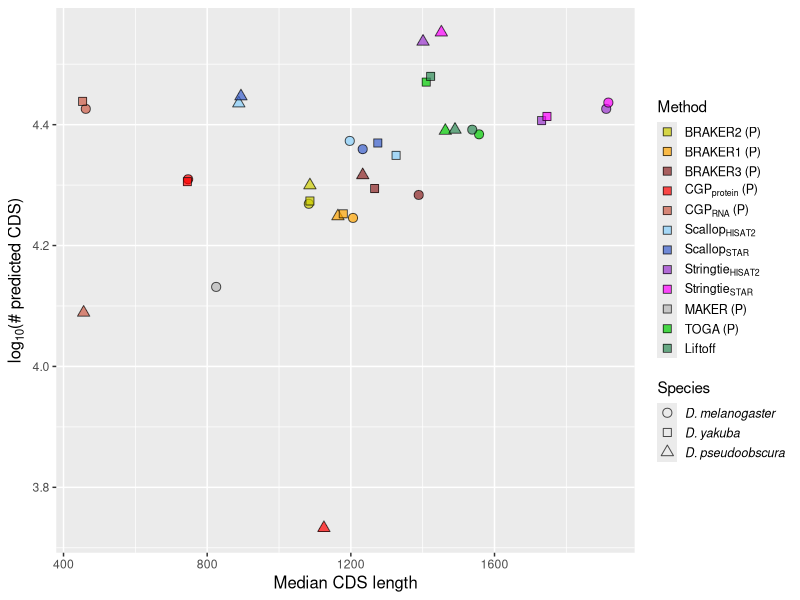
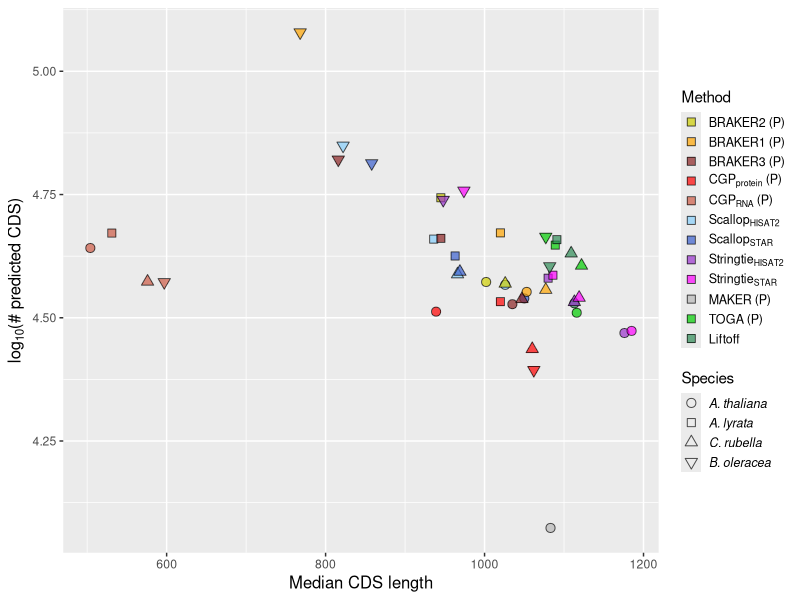
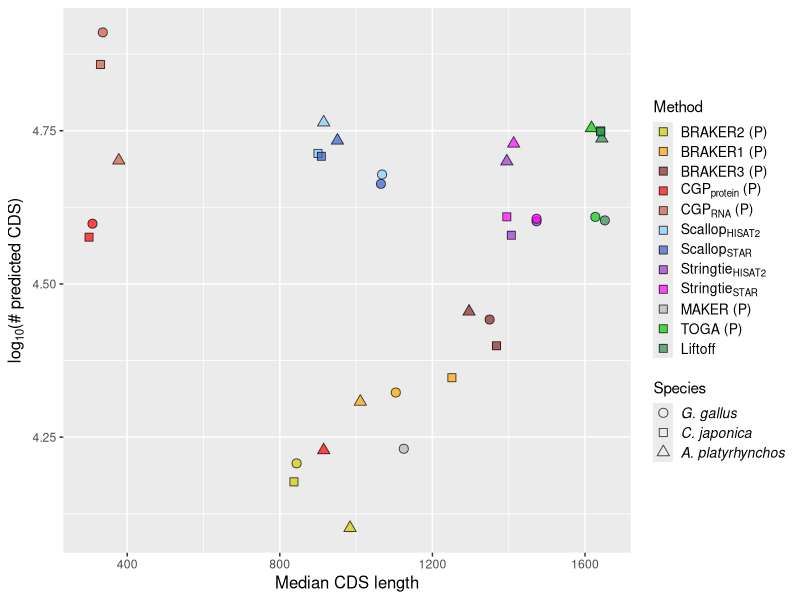
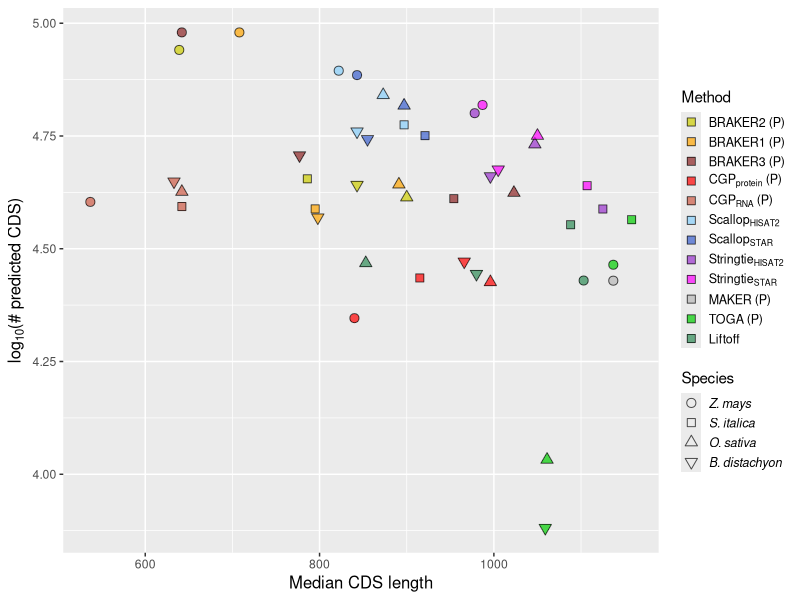
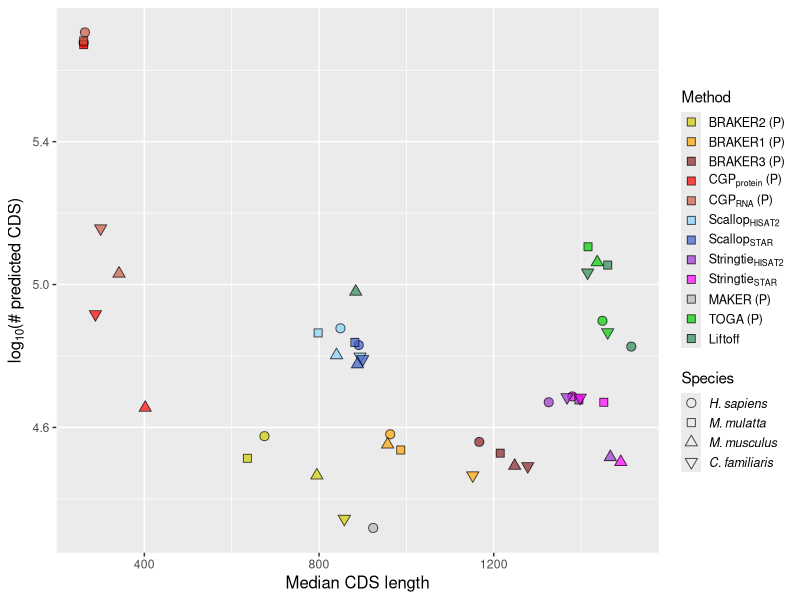
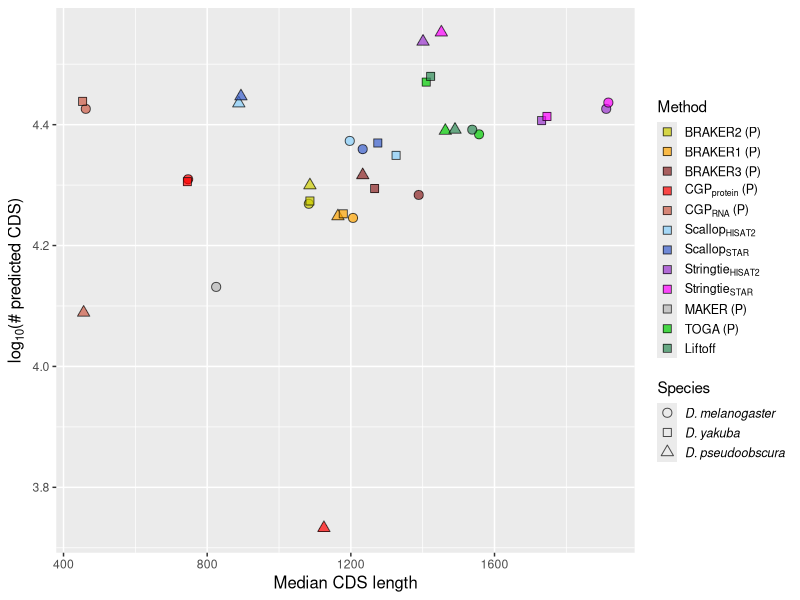
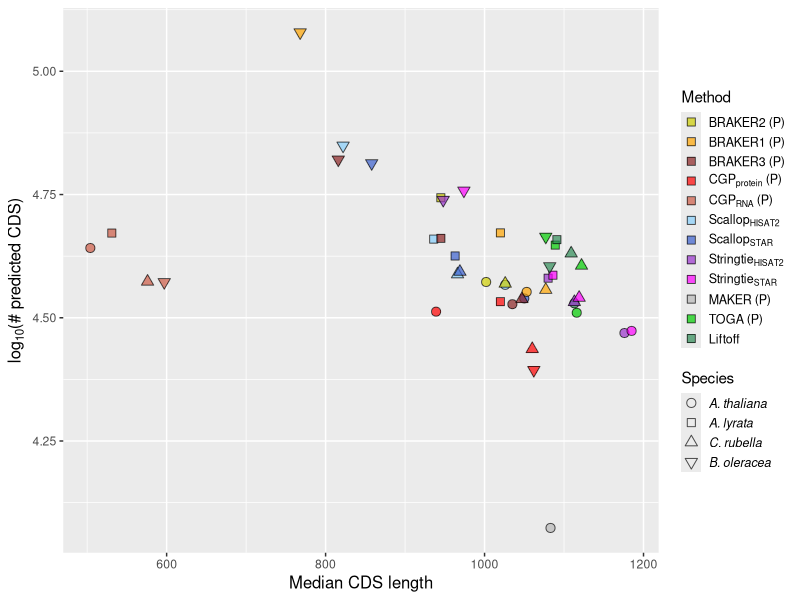
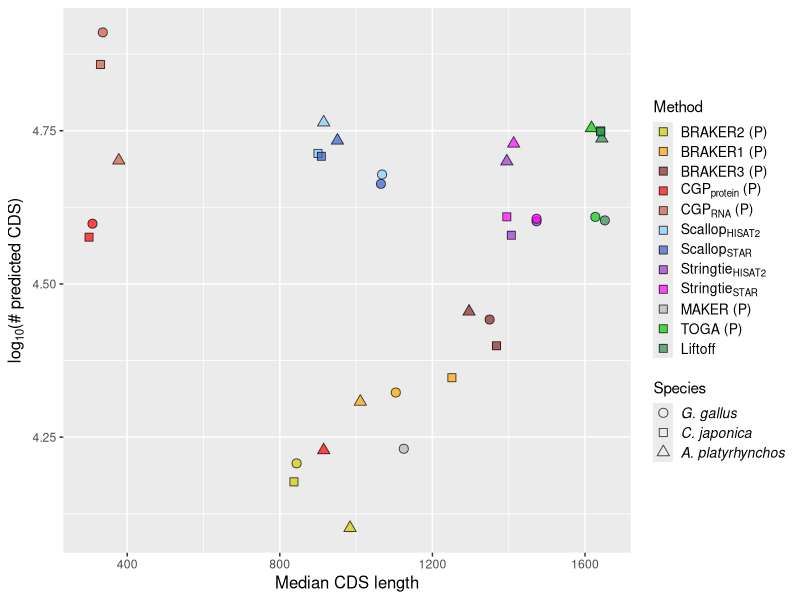

These figures' R source, in order:
## ---- chunk 1
currentdir=getwd()
setwd(currentdir)
library(tidyverse)
## ---- chunk 2
annotations <-read_csv("../../data/Table_S3.csv")
annotations <- annotations %>% filter(!method %in% c("BrkProt-unfilt","BrkProt-fullsupport","BrkRNA-unfilt",
                                                     "BrkRNA-fullsupport","CGPdenovo","TSEBRA","MakerNoRnaNoEvm",
                                                     "MakerRnaEvm","MakerNoRnaEvm")) 

methodlabels<-c("BRAKER2 (P)","BRAKER1 (P)","BRAKER3 (P)",expression(paste(CGP[protein]," (P)")),expression(paste(CGP[RNA]," (P)")),expression(Scallop[HISAT2]),expression(Scallop[STAR]),expression(Stringtie[HISAT2]),expression(Stringtie[STAR]),"MAKER (P)","TOGA (P)","Liftoff")

annotations$method <- factor(annotations$method,levels=c("BrkProt","BrkRNA","Braker3","CGPprotein","CGPrnaseq",
                                           "ScalHisat","ScalStar","StrHisat","StrStar","MakerRnaNoEvm","TOGA","liftoff"))

annotations <- annotations %>% mutate(species = str_replace(species, "dmelanogaster", "D. melanogaster")) %>%
     mutate(species = str_replace(species, "dpseudoobscura", "D. pseudoobscura")) %>%  
     mutate(species = str_replace(species, "dyakuba", "D. yakuba")) %>%
     mutate(species = str_replace(species, "alyrata", "A. lyrata")) %>%
     mutate(species = str_replace(species, "athaliana", "A. thaliana")) %>%
     mutate(species = str_replace(species, "boleracea", "B. oleracea")) %>%
     mutate(species = str_replace(species, "crubella", "C. rubella")) %>%
     mutate(species = str_replace(species, "osativa", "O. sativa")) %>%
     mutate(species = str_replace(species, "sitalica", "S. italica")) %>%
     mutate(species = str_replace(species, "bdistachyon", "B. distachyon")) %>%
     mutate(species = str_replace(species, "zmays", "Z. mays")) %>%
     mutate(species = str_replace(species, "bmori", "B. mori")) %>%
     mutate(species = str_replace(species, "herato", "H. erato")) %>%
     mutate(species = str_replace(species, "dplexippus", "D. plexippus")) %>%
     mutate(species = str_replace(species, "human", "H. sapiens")) %>%
     mutate(species = str_replace(species, "macaque", "M. mulatta")) %>%
     mutate(species = str_replace(species, "dog", "C. familiaris")) %>%
     mutate(species = str_replace(species, "mouse", "M. musculus")) %>%
     mutate(species = str_replace(species, "chicken", "G. gallus")) %>%
     mutate(species = str_replace(species, "quail", "C. japonica")) %>%
     mutate(species = str_replace(species, "mallard", "A. platyrhynchos"))


annotations <- annotations %>% mutate_at(vars(species),factor,levels=c("D. melanogaster",
              "D. yakuba", "D. pseudoobscura","A. thaliana", "A. lyrata","C. rubella","B. oleracea","Z. mays","S. italica","O. sativa",
               "B. distachyon", "G. gallus","C. japonica","A. platyrhynchos","H. sapiens","M. mulatta","M. musculus","C. familiaris","H. erato","D. plexippus","B. mori"))
## ---- chunk 3
dipterans_count_plot<- annotations %>% filter(group=="dipterans") %>% ggplot() + 
     geom_point(mapping=aes(y=log10(number_CDS),x=MedianCDSLength,fill=method,shape=species),color="black",alpha=0.7,size=2.75) +
    ylab(expression(paste(log[10],"(# predicted CDS)"))) +
    xlab("Median CDS length")  + 
    scale_fill_manual(labels=methodlabels,values=c("yellow3","orange","brown4", "red","coral3", "lightskyblue", "royalblue3","darkorchid3", "magenta","gray72","green3","seagreen")) +
     scale_shape_manual(values=c(21,22,24)) +
   theme(axis.title=element_text(size=12),legend.text.align = 0,legend.spacing.y = unit(0.15, "cm"),legend.key.size= unit(0.5, "cm")) + 
    guides(fill = guide_legend(title = "Method",override.aes = list(shape=22),order=1,label.theme = element_text(angle = 0, size=9,face = "plain"))) +
    guides(shape = guide_legend(title = "Species",order=2,label.theme = element_text(angle = 0, size=9,face = "italic")))

print(dipterans_count_plot)
ggsave(dipterans_count_plot,file="Figure_S2A.pdf",width=4.5,height=4.5) 
## ---- chunk 4
rosids_count_plot<- annotations %>% filter(group=="rosids") %>% ggplot() + 
     geom_point(mapping=aes(y=log10(number_CDS),x=MedianCDSLength,fill=method,shape=species),color="black",alpha=0.7,size=2.75) +
    ylab(expression(paste(log[10],"(# predicted CDS)"))) +
    xlab("Median CDS length")  + 
    scale_fill_manual(labels=methodlabels,values=c("yellow3","orange","brown4", "red","coral3", "lightskyblue", "royalblue3","darkorchid3", "magenta","gray72","green3","seagreen")) +
     scale_shape_manual(values=c(21,22,24,25)) +
   theme(axis.title=element_text(size=12),legend.text.align = 0,legend.spacing.y = unit(0.15, "cm"),legend.key.size= unit(0.5, "cm")) + 
    guides(fill = guide_legend(title = "Method",override.aes = list(shape=22),order=1,label.theme = element_text(angle = 0, size=9,face = "plain"))) +
    guides(shape = guide_legend(title = "Species",order=2,label.theme = element_text(angle = 0, size=9,face = "italic")))

print(rosids_count_plot)
ggsave(rosids_count_plot,file="Figure_S2B.pdf",width=4.5,height=4.5) 
## ---- chunk 5
birds_count_plot<- annotations %>% filter(group=="birds") %>% ggplot() + 
     geom_point(mapping=aes(y=log10(number_CDS),x=MedianCDSLength,fill=method,shape=species),color="black",alpha=0.7,size=2.75) +
    ylab(expression(paste(log[10],"(# predicted CDS)"))) +
    xlab("Median CDS length")  + 
    scale_fill_manual(labels=methodlabels,values=c("yellow3","orange","brown4", "red","coral3", "lightskyblue", "royalblue3","darkorchid3", "magenta","gray72","green3","seagreen")) +
     scale_shape_manual(values=c(21,22,24)) +
     theme(axis.title=element_text(size=12),legend.text.align = 0,legend.spacing.y = unit(0.15, "cm"),legend.key.size= unit(0.5, "cm")) + 
    guides(fill = guide_legend(title = "Method",override.aes = list(shape=22),order=1,label.theme = element_text(angle = 0, size=10,face = "plain"))) +
    guides(shape = guide_legend(title = "Species",order=2,label.theme = element_text(angle = 0, size=10,face = "italic")))
  

print(birds_count_plot)
ggsave(birds_count_plot,file="Figure_S2C.pdf",width=5,height=4.5) 
## ---- chunk 6
monocots_count_plot<- annotations %>% filter(group=="monocots") %>% ggplot() + 
     geom_point(mapping=aes(y=log10(number_CDS),x=MedianCDSLength,fill=method,shape=species),color="black",alpha=0.7,size=2.75) +
    ylab(expression(paste(log[10],"(# predicted CDS)"))) +
    xlab("Median CDS length")  + 
    scale_fill_manual(labels=methodlabels,values=c("yellow3","orange","brown4", "red","coral3", "lightskyblue", "royalblue3","darkorchid3", "magenta","gray72","green3","seagreen")) +
     scale_shape_manual(values=c(21,22,24,25)) +
    theme(axis.title=element_text(size=12),legend.text.align = 0,legend.spacing.y = unit(0.15, "cm"),legend.key.size= unit(0.5, "cm")) + 
    guides(fill = guide_legend(title = "Method",override.aes = list(shape=22),order=1,label.theme = element_text(angle = 0, size=9,face = "plain"))) +
    guides(shape = guide_legend(title = "Species",order=2,label.theme = element_text(angle = 0, size=9,face = "italic")))

print(monocots_count_plot)
ggsave(monocots_count_plot,file="Figure_S2D.pdf",width=4.5,height=4.5) 
## ---- chunk 7
mammals_count_plot<- annotations %>% filter(group=="mammals") %>% ggplot() + 
     geom_point(mapping=aes(y=log10(number_CDS),x=MedianCDSLength,fill=method,shape=species),color="black",alpha=0.7,size=2.75) +
    ylab(expression(paste(log[10],"(# predicted CDS)"))) +
    xlab("Median CDS length")  + 
    scale_fill_manual(labels=methodlabels,values=c("yellow3","orange","brown4", "red","coral3", "lightskyblue", "royalblue3","darkorchid3", "magenta","gray72","green3","seagreen")) +
     scale_shape_manual(values=c(21,22,24,25)) +
    theme(axis.title=element_text(size=12),legend.text.align = 0,legend.spacing.y = unit(0.15, "cm"),legend.key.size= unit(0.5, "cm")) + 
    guides(fill = guide_legend(title = "Method",override.aes = list(shape=22),order=1,label.theme = element_text(angle = 0, size=9,face = "plain"))) +
    guides(shape = guide_legend(title = "Species",order=2,label.theme = element_text(angle = 0, size=9,face = "italic")))

print(mammals_count_plot)
ggsave(mammals_count_plot,file="Figure_S2E.pdf",width=4.5,height=4.5) 
